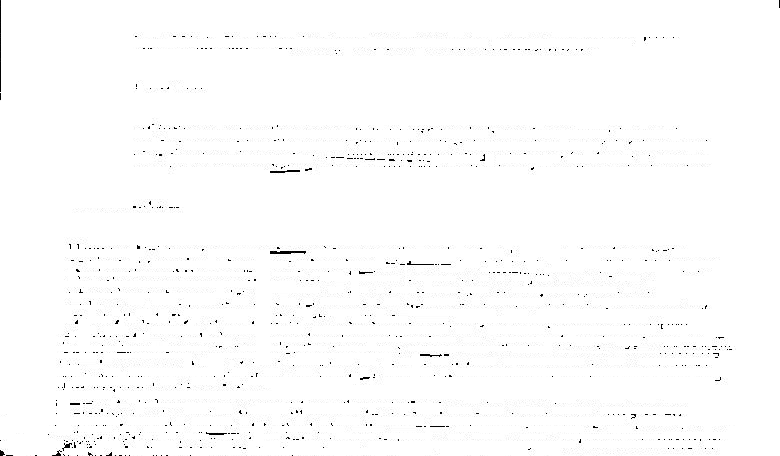
#> input picture annotations1.png, 780 x 456 px
$ python smoothing.py   (older library calls are emulated)
#> lines starting #> are read from the running program, lines starting #| are printed output that depends on the picture; after the words box and inside, x2 and y2 are one past the last pixel; in counts of white or black regions, pixels touching at a corner belong together
#Program to smoothen the annotations in annotations.png
import cv2, numpy
from matplotlib import pyplot as plt
from scipy.misc import toimage

src = cv2.imread('annotations1.png', 0)
#> src is the input picture: shape (456, 780); min 0, max 255, mean 252.7

arr=numpy.ndarray.tolist(src)
#> arr = 456 items

j=0
arr3=[[0]*20]*2
i=0
count1=0
while(i<len(arr)):
    j=0
    while(j<len(arr[i])):
        count1=0
        if (i+len(arr3))<=len(arr) and (j+len(arr3[0]))<=len(arr[i]):
            for k in range(len(arr3)):
                for l in range(len(arr3[k])):
                    count1+=arr[i+k][j+l]
            print(count1)
            if count1<7700:
                for k in range(len(arr3)):
                    for l in range(len(arr3[k])):
                        arr[i+k][j+l]=0
            else:
                for k in range(len(arr3)):
                    for l in range(len(arr3[k])):
                        arr[i+k][j+l]=255
        print(len(arr3[k]))
        j+=len(arr3[k])
    print(len(arr3))
    i+=len(arr3)
#> this loop made 228 passes
#> i on passes 1 to 3: 2, 4, 6
#> (printed output is left out)
#> after the loop, i = 456

# [7 lines of commented-out code are left out]

arr1=numpy.array(arr)
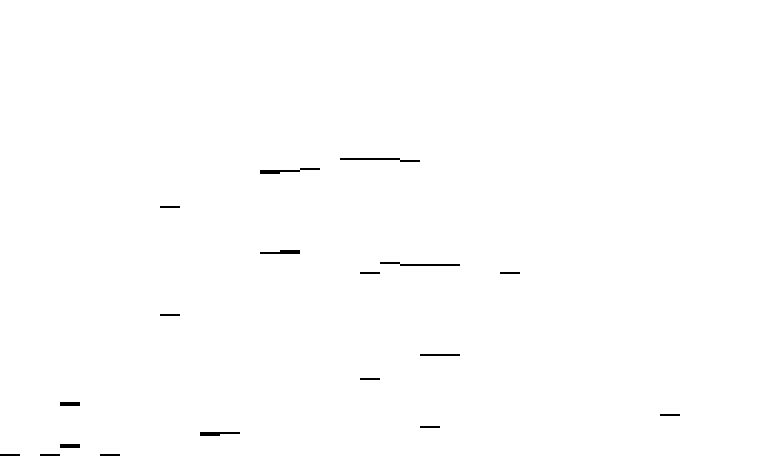
#> arr1: shape (456, 780) int64; 99.6% white; 18 black regions, largest, box (x1, y1, x2, y2) and area: (340, 158, 420, 162) 160, (260, 168, 320, 174) 160, (380, 262, 460, 266) 160
plt.imshow(arr1, interpolation='None')
plt.show()

img = toimage(arr1)
img.save("smoothen.png")

$ run again, with binimage.png copied over annotations1.png
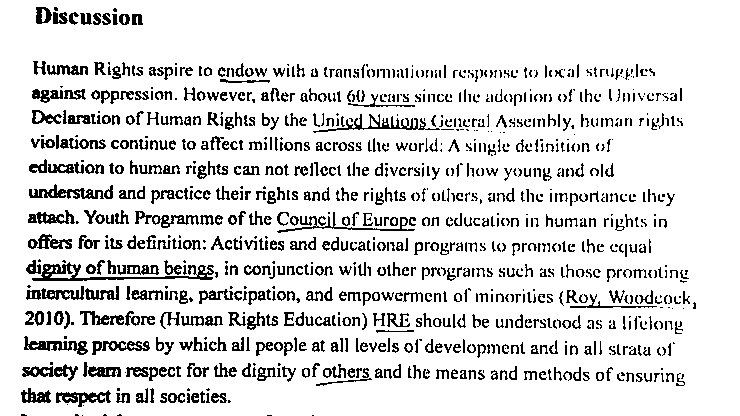
#> input picture binimage.png, 740 x 416 px
#> src: shape (416, 740); 86.7% white; black in thin lines or dots, all inside (x1, y1, x2, y2) = (21, 7, 696, 416)
#> arr = 416 items
#> the loop `while(i<len(arr)):` made 208 passes
#> i on passes 1 to 3: 2, 4, 6
#> (printed output is left out)
#> after the loop `while(i<len(arr)):`: i = 416
#> `arr1=numpy.array(arr)`:
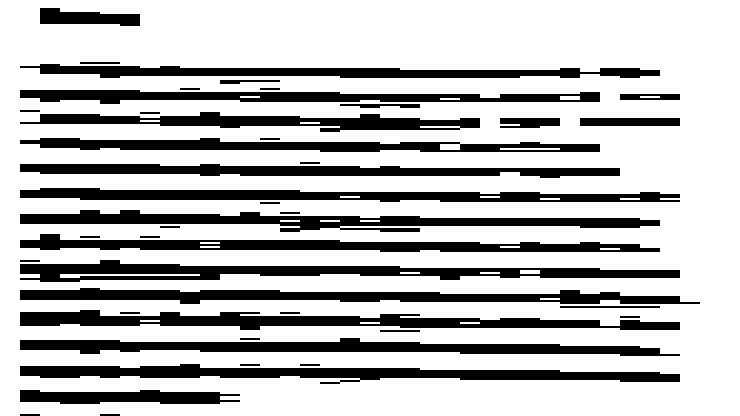
#> arr1: shape (416, 740) int64; 73.3% white; 43 black regions, largest, box (x1, y1, x2, y2) and area: (20, 260, 680, 282) 6840, (20, 310, 680, 330) 6680, (20, 364, 680, 384) 6640

$ run again, with imgnew.jpg saved as annotations1.png
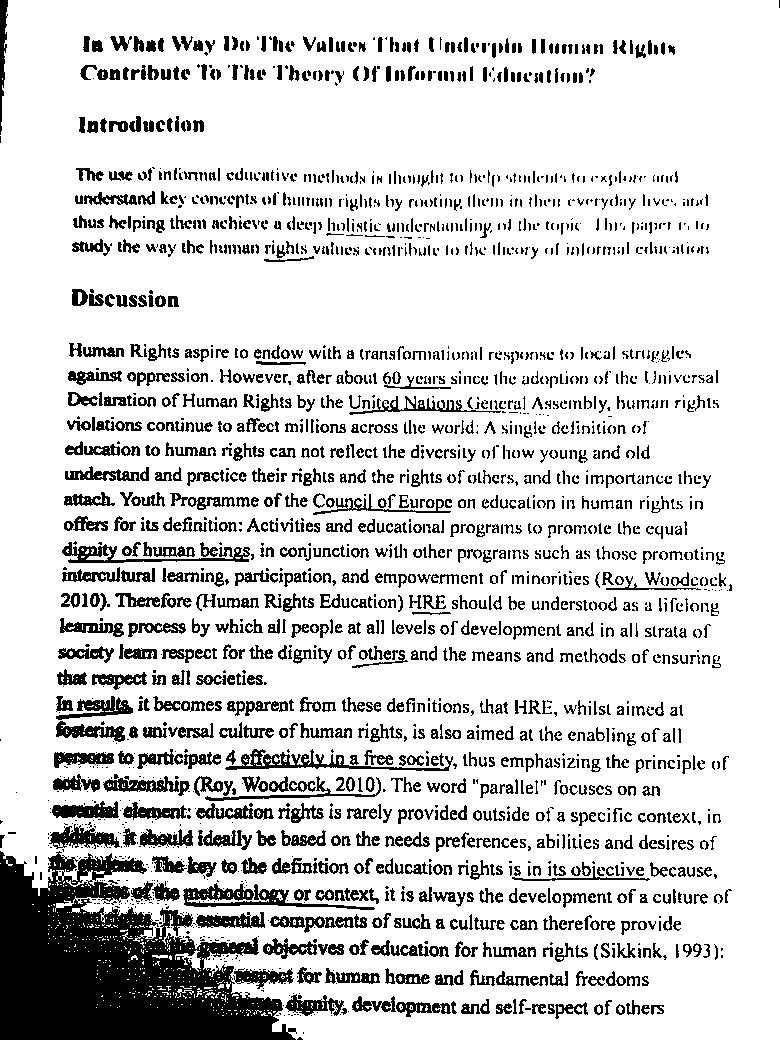
#> input picture imgnew.jpg, 780 x 1040 px
#> src is the input picture: shape (1040, 780); min 0, max 255, mean 210.7
#> arr = 1040 items
#> the loop `while(i<len(arr)):` made 520 passes
#> i on passes 1 to 3: 2, 4, 6
#> (printed output is left out)
#> after the loop `while(i<len(arr)):`: i = 1040
#> `arr1=numpy.array(arr)`:
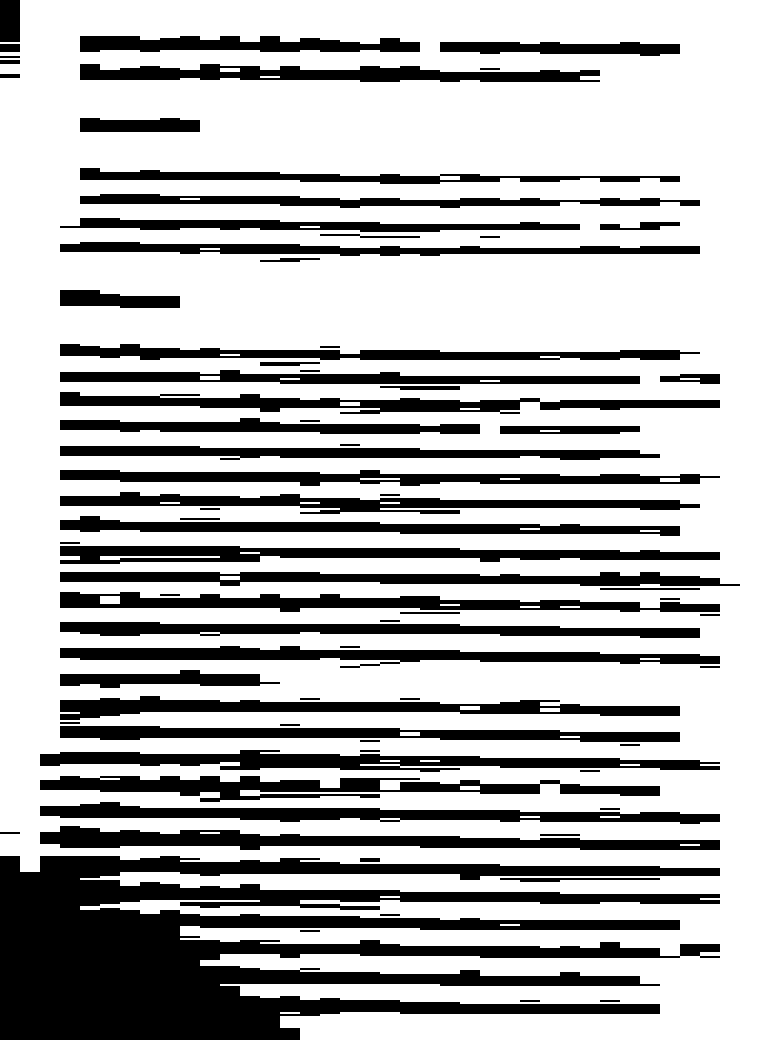
#> arr1: shape (1040, 780) int64; 71% white; 77 black regions, largest, box (x1, y1, x2, y2) and area: (0, 856, 720, 1040) 71120, (40, 826, 720, 850) 8120, (40, 750, 720, 772) 7720
